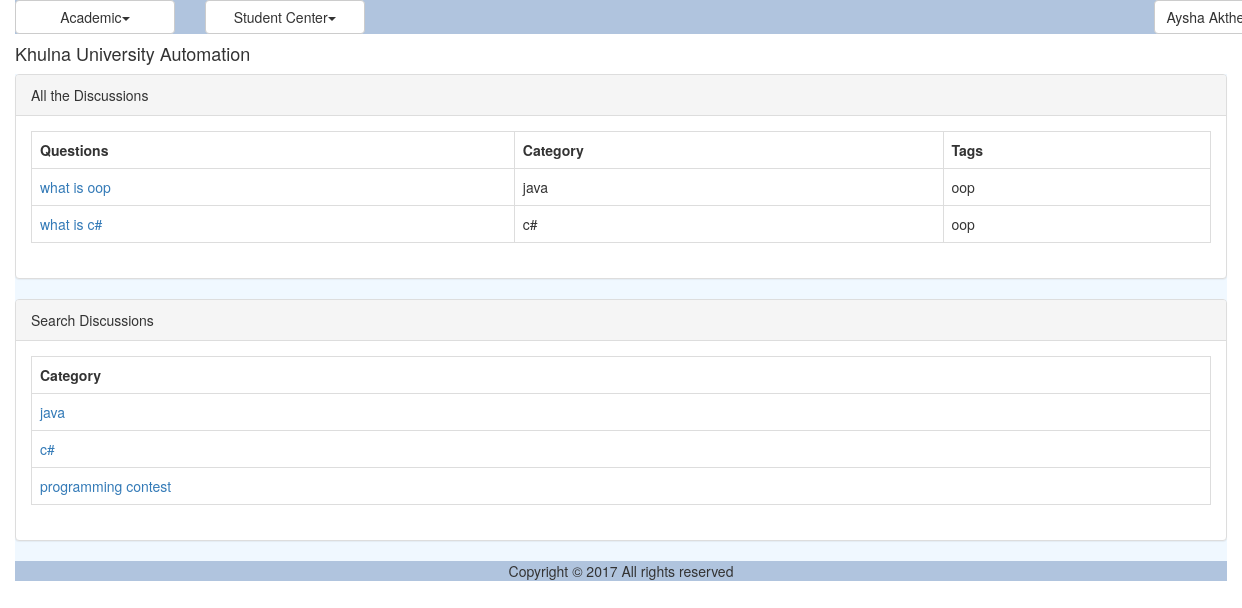
Page /discussion_list.php (signed in) on the committed database.
### tables this page shows
CREATE TABLE `dms_discussion` (
  `ID` varchar(40) NOT NULL,
  `Title` varchar(150) NOT NULL,
  `CategoryID` varchar(40) NOT NULL,
  `Description` varchar(300) NOT NULL,
  `Tag` varchar(200) NOT NULL,
  `CreationDate` datetime NOT NULL,
  `CreatorID` varchar(40) NOT NULL
);

CREATE TABLE `dms_discussion_category` (
  `ID` varchar(40) NOT NULL,
  `Name` varchar(40) NOT NULL
);

### util/class.util.inc (called while the page is built, shortened)
<?php
class ConfigUtil implements I_DBConfig, I_LogConfig, I_LanguageConfig{
	public static $s_instance;
	private $_host;
	private $_username;
	private $_password;
	private $_database;
	public static function getInstance() {
		if(!self::$s_instance) {
			self::$s_instance = new self();
		}
		return self::$s_instance;
	}
	private function readConfig(){
		$this->_ini_array = parse_ini_file(CONFIG.'system.ini');
		$this->_host =	$this->_ini_array['db_host'];
		$this->_username = $this->_ini_array['db_username'];
		$this->_password = $this->_ini_array['db_password'];
		$this->_database = $this->_ini_array['db_database'];
	}
	public function getDBHost(){
		return $this->_host;
	}
	public function getDBUserName(){
		return $this->_username;
	}
	public function getDBPassword(){
		return $this->_password;
	}
	public function getDBName(){
		return $this->_database;
	}
}
class DBUtil implements I_DBUtil {
	private static $s_instance;
	private $_host;
	private $_username;
	private $_password;
	private $_database;
	protected $_connection;
	protected $_result;
	public static function getInstance() {
		if(!self::$s_instance) {
			self::$s_instance = new self();
		}
		return self::$s_instance;
	}
	private function readDBConfig(){
		$_config = ConfigUtil::getInstance();
		$this->_host = $_config->getDBHost();
		$this->_username = $_config->getDBUserName();
		$this->_password = $_config->getDBPassword();
		$this->_database = $_config->getDBName();
	}
	private function setConnection(){
		$this->_connection = new mysqli($this->_host, $this->_username,
			$this->_password, $this->_database);
	}
	public function doQuery($sql) {
		$this->_result = $this->_connection->query($sql) or die(mysqli_error($this->_connection));
		return $this->_result;
	}
	public function getNumRows() {
		$this->_numRows = mysqli_num_rows($this->_result);
		return $this->_numRows;
	}
	public function getAllRows() {
		$rows = array();
		for($x = 0; $x < $this->getNumRows(); $x++) {
			$rows[] = mysqli_fetch_assoc($this->_result);
		}
		return $rows;
	}
	public function getTopRow() {
		return $this->_result->fetch_array();
	}
}
class LogUtil{
	private static $s_instance;
	public static function getInstance(){
		if(!self::$s_instance) {
			self::$s_instance = new self();
		}
		return self::$s_instance;
	}
}
class LangUtil{
	private static $s_instance;
	public static function getInstance() {
		if(!self::$s_instance) {
			self::$s_instance = new self();
		}
		return self::$s_instance;
	}
}
?>

### modules/forum/ui/blade/view.discussion.blade.inc (called while the page is built, shortened)
<?php
include_once UTILITY.'class.util.inc';
include_once MODULES_FORUM.'bao/class.discussionbao.inc';
include_once MODULES_FORUM.'bao/class.discussionCategorybao.inc';
$_DiscussionBAO = new DiscussionBAO();
$_DiscussionCategoryBAO = new DiscussionCategoryBAO();
?>

### modules/forum/bao/class.discussionbao.inc (called while the page is built, shortened)
<?php
include_once UTILITY.'class.util.inc';
include_once MODULES_FORUM.'dao/class.discussiondao.inc';
Class DiscussionBAO{
	private $_DiscussionDAO;
	public function __construct(){
		$this->_DiscussionDAO = new DiscussionDAO();
	}
	public function getAllDiscussions(){
		$Result = $this->_DiscussionDAO->getAllDiscussions();
		return $Result;
	}
	public function getNameFromCatagoryID($Discussion){
		$Result = $this->_DiscussionDAO->getNameFromCatagoryID($Discussion);
		return $Result;
	}
}
?>

### modules/forum/dao/class.discussiondao.inc (called while the page is built, shortened)
<?php
include_once COMMON.'class.common.inc';
include_once COMMON.'class.common.forum.inc';
include_once UTILITY.'class.util.inc';
include_once 'class.discussionCategorydao.inc';
Class DiscussionDAO{
	private $_DB;
	public function __construct(){
		$this->_DB = DBUtil::getInstance();
	}
	public function getAllDiscussions(){
		$DiscussionList = array();
		$this->_DB->doQuery("SELECT * FROM dms_discussion");
		$rows = $this->_DB->getAllRows();
		for($i = 0; $i < sizeof($rows); $i++) {
			$row = $rows[$i];
			$this->_Discussion = new Discussion();
		    $this->_Discussion->setID ( $row['ID']);
		    $this->_Discussion->setName( $row['Title'] );
		    $this->_Discussion->setCategory( $row['CategoryID'] );
		    $this->_Discussion->setDescription( $row['Description'] );
		    $this->_Discussion->setTag( $row['Tag'] );
		    $this->_Discussion->setCreationDate( $row['CreationDate'] );
		    $this->_Discussion->setCreator( $row['CreatorID'] );
		    $DiscussionList[]=$this->_Discussion;
		}
		$Result = new Result();
		$Result->setIsSuccess(1);
		$Result->setResultObject($DiscussionList);
		return $Result;
	}
	public function getNameFromCatagoryID($CatagoryID){
		$SQL = "SELECT * FROM dms_discussion_category
				WHERE ID='".$CatagoryID."'";
		$SQL = $this->_DB->doQuery($SQL);
		$row = $this->_DB->getTopRow();
		$this->_DiscussionCategory = new DiscussionCategory();
		$this->_DiscussionCategory->setID ( $row['ID']);
		$this->_DiscussionCategory->setName( $row['Name'] );
	 	$Result = new Result();
		$Result->setIsSuccess(1);
		$Result->setResultObject($this->_DiscussionCategory);
		return $Result;
	}
}
?>

### common/class.common.inc (called while the page is built, shortened)
<?php
class Result{
    private $_IsSuccess=0;
    private $_ResultObject;
    public function setIsSuccess($IsSuccess){
        $this->_IsSuccess = $IsSuccess;
    }
    public function getIsSuccess(){
        return $this->_IsSuccess;
    }
    public function setResultObject($ResultObject){
        $this->_ResultObject = $ResultObject;
    }
    public function getResultObject(){
        return $this->_ResultObject;
    }
}
?>

### common/class.common.forum.inc (called while the page is built, shortened)
<?php
class DiscussionCategory{
    private $_ID;
    private $_name;
    public function setID ( $ID ) {
        $this->_ID = $ID;
    }
    public function getID () {
        return $this->_ID;
    }
    public function setName ($Name){
        $this->_name = $Name;
    }
    public function getName(){
        return $this->_name;
    }
}
class Discussion{
    private $_ID;
    private $_Name;
    private $_Category;
    private $_Tag;
    public function setID ( $ID ) {
        $this->_ID = $ID;
    }
    public function getID () {
        return $this->_ID;
    }
    public function setName ( $Name ) {
        $this->_Name = $Name;
    }
    public function getName () {
        return $this->_Name;
    }
    public function setCategory ( $Category ) {
        $this->_Category = $Category;
    }
    public function getCategory () {
        return $this->_Category;
    }
    public function setTag( $Tag ) {
        $this->_Tag = $Tag;
    }
    public function getTag() {
        return $this->_Tag;
    }
}
?>

### modules/forum/bao/class.discussionCategorybao.inc (called while the page is built, shortened)
<?php
include_once UTILITY.'class.util.inc';
include_once MODULES_FORUM.'dao/class.discussionCategorydao.inc';
Class DiscussionCategoryBAO{
	private $_DiscussionCategoryDAO;
	public function __construct(){
		$this->_DiscussionCategoryDAO = new DiscussionCategoryDAO();
	}
	public function getAllDiscussionCategorys(){
		$Result = $this->_DiscussionCategoryDAO->getAllDiscussionCategorys();
		return $Result;
	}
}
?>

### modules/forum/dao/class.discussionCategorydao.inc (called while the page is built, shortened)
<?php
include_once COMMON.'class.common.inc';
include_once COMMON.'class.common.forum.inc';
include_once UTILITY.'class.util.inc';
Class DiscussionCategoryDAO{
	private $_DB;
	public function __construct(){
		$this->_DB = DBUtil::getInstance();
	}
	public function getAllDiscussionCategorys(){
		$DiscussionCategoryList = array();
		$this->_DB->doQuery("SELECT * FROM dms_discussion_category");
		$rows = $this->_DB->getAllRows();
		for($i = 0; $i < sizeof($rows); $i++) {
			$row = $rows[$i];
			$this->_DiscussionCategory = new DiscussionCategory();
		    $this->_DiscussionCategory->setID ( $row['ID']);
		    $this->_DiscussionCategory->setName( $row['Name'] );
		    $DiscussionCategoryList[]=$this->_DiscussionCategory;
		}
		$Result = new Result();
		$Result->setIsSuccess(1);
		$Result->setResultObject($DiscussionCategoryList);
		return $Result;
	}
}
?>

### modules/forum/ui/view.discussionList.inc (the view)
<?php
include_once 'blade/view.discussion.blade.inc';
include_once COMMON.'class.common.inc';
?>
<div class="panel panel-default">
    <div class="panel-heading">All the Discussions</div>
    <div class="panel-body">
	<table class="table table-bordered">
	<?php
	$Result = $_DiscussionBAO->getAllDiscussions();
	if($Result->getIsSuccess()){
		$DiscussionList = $Result->getResultObject();
	?>
		<tr>
			<th>Questions</th>
			<th>Category</th>
			<th>Tags</th>
		</tr>
		<?php
		for($i = 0; $i < sizeof($DiscussionList); $i++) {
			$Discussion = $DiscussionList[$i];
			?>
		    <tr>
		    <td><a href="discussion_comment.php?view=<?php echo $Discussion->getID(); ?>" onclick="return ; " >
		    <?php echo $Discussion->getName(); ?></a></td>
			    <td><?php $id = $Discussion->getCategory();
			    	$Result2 = $_DiscussionBAO->getNameFromCatagoryID($id);
			    	if ($Result2->getIsSuccess()) {
			    		$DiscussionCategory = $Result2->getResultObject();
			    		echo $DiscussionCategory->getName();
			    	}
			    	 ?></td>
			    <td><?php echo $Discussion->getTag(); ?></td>
		    </tr>
	    <?php
		}
	}
	else{
		echo $Result->getResultObject();
	}
	?>
	</table>
</div>
</div>
<div class="panel panel-default">
    <div class="panel-heading">Search Discussions</div>
    <div class="panel-body">
		<table class="table table-bordered">
			<tr><th>Category</th></tr>
			<tr><?php
				$Result = $_DiscussionCategoryBAO->getAllDiscussionCategorys();
				if($Result->getIsSuccess())
				{
					$DiscussionCategorys = $Result->getResultObject();
			        for ($i=0; $i < sizeof($DiscussionCategorys); $i++)
					{
						$DiscussionCategory = $DiscussionCategorys[$i];?>
						<tr><td><a href="search_discussion.php?Category=<?php echo $DiscussionCategory->getID(); ?>" onclick="return; "> <?php echo $DiscussionCategory->getName() ?> </a></td></tr>
					<?php
					}
				}
				?>
			</tr>
		</table>
	</div>
</div>

### resources/css/style.css (style rules this page uses)
table,td { border:solid #e9e9e9 1px; }

### rows in the picture
dms_discussion: Title "what is oop", dms_discussion_category.Name "java", Tag "oop"
dms_discussion: Title "what is c#", dms_discussion_category.Name "c#", Tag "oop"
dms_discussion_category: Name "java"
dms_discussion_category: Name "c#"
dms_discussion_category: Name "programming contest"

### other values in the picture
$globalMenu[$i]->getTitle() "Academic Student Center"
$CurrentUser->getFullName() "Aysha…"
